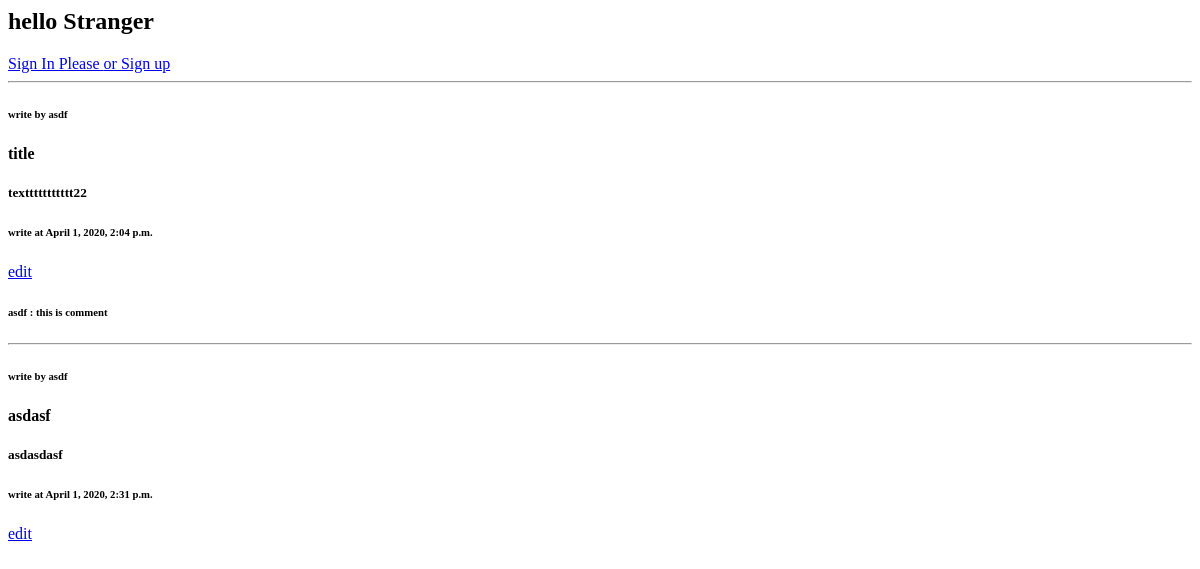
Before: / with the older database file.
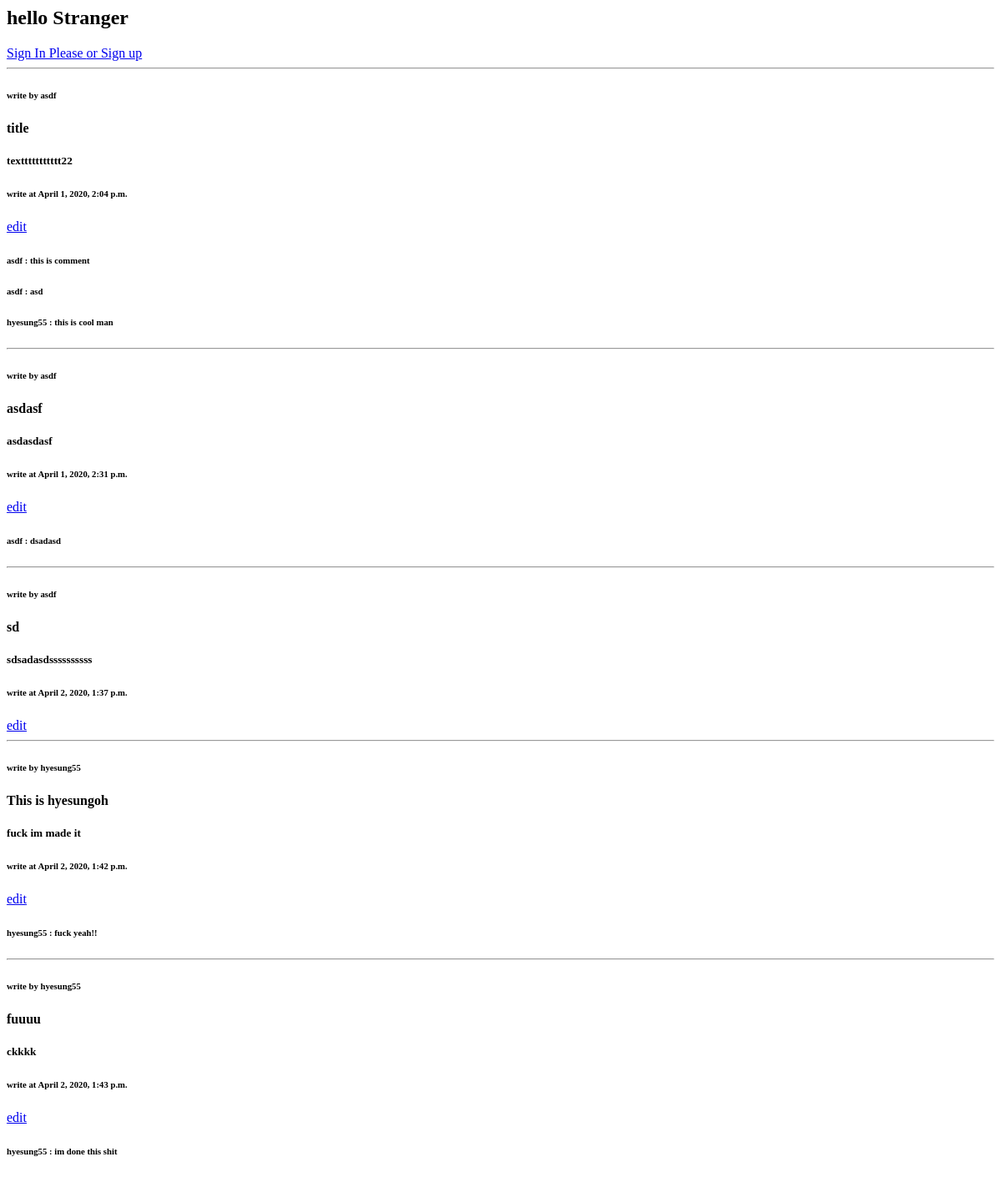
After: the same page with the newer database file.
### app/models.py (models this page shows, shortened)
class Post(models.Model):
    title = models.CharField(max_length=200)
    date = models.DateTimeField('date published')
    body = models.TextField()
    writer = models.ForeignKey(settings.AUTH_USER_MODEL, on_delete=models.CASCADE, related_name="writer", default="")

class Comment(models.Model):
    c_writer = models.ForeignKey(settings.AUTH_USER_MODEL, on_delete=models.CASCADE, related_name="c_writer", default="")
    post_id = models.ForeignKey(Post, on_delete=models.CASCADE, related_name ="comments")
    text = models.CharField(max_length=100)

### app/views.py (the view)
# urls.py: 2. Add a URL to urlpatterns:  path('', views.home, name='home')
def home(request, post=None, comment=None):
    posts = Post.objects
    if request.method == 'POST':
        form = PostForm(request.POST, instance=post)
        comment_form = CommentForm(request.POST, instance=comment)
        if form.is_valid():
            post = form.save(commit=False)
            post.date = timezone.now()
            post.writer = request.user
            post.save()
            return redirect('home')
    else:
        form = PostForm(instance=post)
        c_form = CommentForm(instance=comment)
        return render(request, 'app/home.html', {'form': form, 'c_form': c_form, 'posts': posts})

### app/templates/app/home.html (shortened to what this page needs)
{% if user.is_authenticated %}
    <h2>hello {{ user.username }}</h2>
    <a href= "{% url 'logout' %}">
        Sign Out
    </a>
    <form method='POST'>
        {% csrf_token %}
        <table>
            {{form.as_table}}
        </table>
        <input type='submit', value='submit'>
    </form>
{% else %}
    <h2>hello Stranger</h2>
    <a href= "{% url 'signin' %}">
        Sign In Please
    </a>
    <a href= "{% url 'signup' %}">
        or Sign up
    </a>
{% endif %}
{% for post in posts.all %}
    <hr/>
    <h6>write by {{ post.writer }} </h6>
    <h4>{{ post.title }}</h4>
    <h5>{{ post.body }}</h5>
    <h6>write at {{ post.date }}</h6>
    <a href="{% url 'edit' pk=post.pk %}">edit</a>
    {% for comment in post.comments.all %}
        <h6>{{ comment.c_writer }} : {{ comment.text }}</h6>
    {% endfor %}
{% endfor %}

Changed rows visible on the page:
added Comment: c_writer "asdf", text "asd", shown under Post "title"
added Comment: c_writer "hyesung55", text "this is cool man", shown under Post "title"
added Comment: c_writer "asdf", text "dsadasd", shown under Post "asdasf"
added Post: writer "asdf", title "sd", body "sdsadasdssssssssss", date "April 2, 2020, 1:37 p.m."
added Post: writer "hyesung55", title "This is hyesungoh", body "fuck im made it", date "April 2, 2020, 1:42 p.m."
added Comment: c_writer "hyesung55", text "fuck yeah!!"
added Post: writer "hyesung55", title "fuuuu", body "ckkkk", date "April 2, 2020, 1:43 p.m."
added Comment: c_writer "hyesung55", text "im done this shit"
